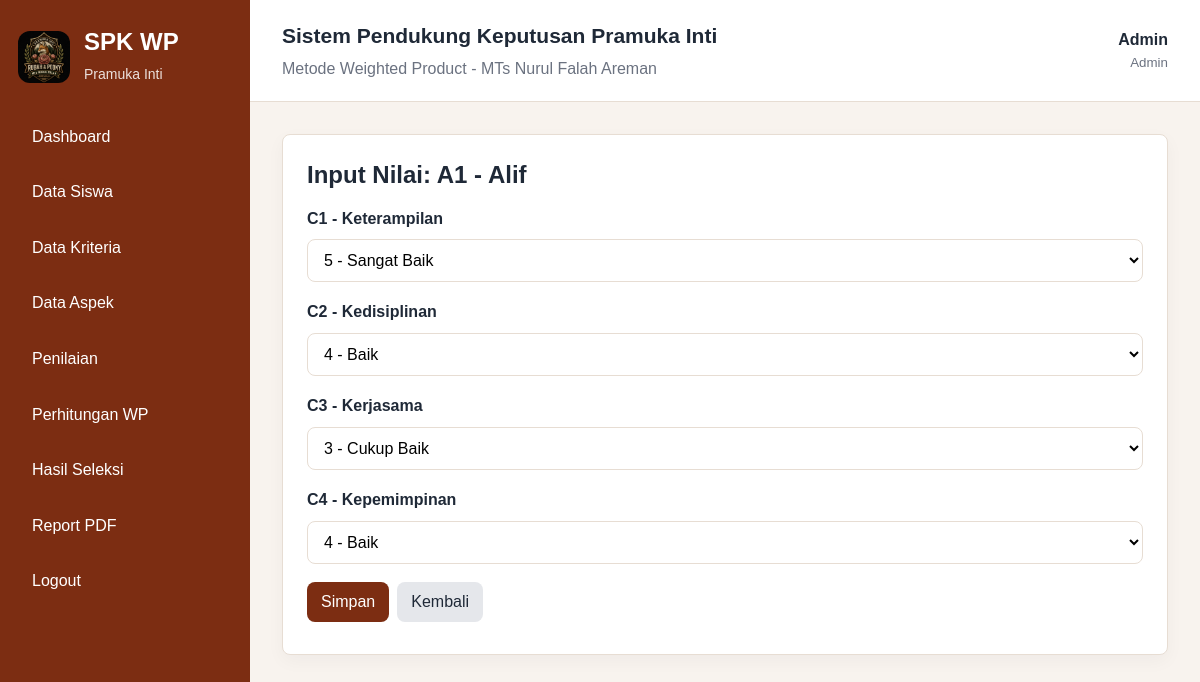
Page /pages/penilaian/input.php?id_siswa=1 (signed in) on the committed database.
### tables this page shows
CREATE TABLE siswa (
    id_siswa INT AUTO_INCREMENT PRIMARY KEY,
    kode_siswa VARCHAR(20) NOT NULL UNIQUE,
    nama_siswa VARCHAR(100) NOT NULL,
    nis VARCHAR(30) NOT NULL,
    no_handphone VARCHAR(20) NOT NULL,
    jenis_kelamin ENUM('Laki-laki','Perempuan') NOT NULL,
    created_at TIMESTAMP DEFAULT CURRENT_TIMESTAMP
);

CREATE TABLE kriteria (
    id_kriteria INT AUTO_INCREMENT PRIMARY KEY,
    kode_kriteria VARCHAR(10) NOT NULL UNIQUE,
    nama_kriteria VARCHAR(100) NOT NULL,
    bobot FLOAT NOT NULL,
    tipe ENUM('benefit','cost') NOT NULL DEFAULT 'benefit'
);

### includes/auth.php (called while the page is built, shortened)
<?php
function e($value): string
{
    return htmlspecialchars((string) $value, ENT_QUOTES, 'UTF-8');
}

### pages/penilaian/input.php (the view, shortened to what this page needs)
<?php
require_once __DIR__ . '/../../config/database.php';
require_once __DIR__ . '/../../includes/auth.php';
$idSiswa = (int) ($_GET['id_siswa'] ?? 0);
$stmt = $pdo->prepare('SELECT * FROM siswa WHERE id_siswa=?');
$stmt->execute([$idSiswa]);
$siswa = $stmt->fetch();
$kriteria = $pdo->query('SELECT * FROM kriteria ORDER BY kode_kriteria ASC')->fetchAll();
$nilaiStmt = $pdo->prepare('SELECT * FROM penilaian WHERE id_siswa=?');
$nilaiStmt->execute([$idSiswa]);
$nilaiLama = [];
foreach ($nilaiStmt as $row) { $nilaiLama[$row['id_kriteria']] = $row['nilai']; }
include __DIR__ . '/../../includes/header.php';
?>
<div class="card">
    <h2>Input Nilai: <?= e($siswa['kode_siswa'] . ' - ' . $siswa['nama_siswa']) ?></h2>
    <form method="post">
        <?php foreach ($kriteria as $k): ?>
            <div class="form-group">
                <label><?= e($k['kode_kriteria'] . ' - ' . $k['nama_kriteria']) ?></label>
                <select name="nilai[<?= e($k['id_kriteria']) ?>]" required>
                    <?php foreach ([1=>'Sangat Kurang Baik',2=>'Kurang Baik',3=>'Cukup Baik',4=>'Baik',5=>'Sangat Baik'] as $angka => $label): ?>
                        <option value="<?= $angka ?>" <?= (string) ($_POST['nilai'][$k['id_kriteria']] ?? $nilaiLama[$k['id_kriteria']] ?? '') === (string) $angka ? 'selected' : '' ?>><?= $angka ?> - <?= e($label) ?></option>
                    <?php endforeach; ?>
                </select>
            </div>
        <?php endforeach; ?>
        <button class="btn btn-primary">Simpan</button><a class="btn" href="index.php">Kembali</a>
    </form>
</div>
<?php include __DIR__ . '/../../includes/footer.php'; ?>

### assets/css/style.css (style rules this page uses)
:root { --primary: #7c2d12; --primary-light: #ffedd5; --dark: #1f2937; --muted: #6b7280; --border: #e7ddd3; --bg: #f8f3ee; --white: #ffffff; --danger: #b91c1c; --warning: #854d0e; }
* { box-sizing: border-box; }
body { margin: 0; font-family: Arial, sans-serif; background: var(--bg); color: var(--dark); line-height: 1.55; }
a { color: inherit; text-decoration: none; }
input, select, textarea, button { font: inherit; }
.card { background: var(--white); border: 1px solid var(--border); border-radius: 8px; padding: 24px; margin-bottom: 24px; box-shadow: 0 6px 18px rgba(15, 23, 42, .04); }
.card h2, .card h3 { margin: 0 0 16px; line-height: 1.3; }
.form-group { display: grid; gap: 8px; margin-bottom: 18px; }
label { font-weight: 700; }
input, select, textarea { width: 100%; border: 1px solid var(--border); border-radius: 8px; padding: 11px 12px; background: #fff; }
.btn { display: inline-flex; align-items: center; justify-content: center; gap: 6px; border: 0; border-radius: 8px; padding: 10px 14px; cursor: pointer; background: #e5e7eb; color: var(--dark); margin: 0 8px 8px 0; line-height: 1.25; min-height: 40px; }
.btn-primary { background: var(--primary); color: var(--white); }

### rows in the picture
siswa: kode_siswa+nama_siswa "A1 - Alif"
kriteria: kode_kriteria+nama_kriteria "C1 - Keterampilan", id_kriteria "5 - Sangat Baik"
kriteria: kode_kriteria+nama_kriteria "C2 - Kedisiplinan", id_kriteria "4 - Baik"
kriteria: kode_kriteria+nama_kriteria "C3 - Kerjasama", id_kriteria "3 - Cukup Baik"
kriteria: kode_kriteria+nama_kriteria "C4 - Kepemimpinan", id_kriteria "4 - Baik"

### other values in the picture
$_SESSION['user']['nama'] "Admin"
str_replace('_', ' ', user_role()) "Admin"
